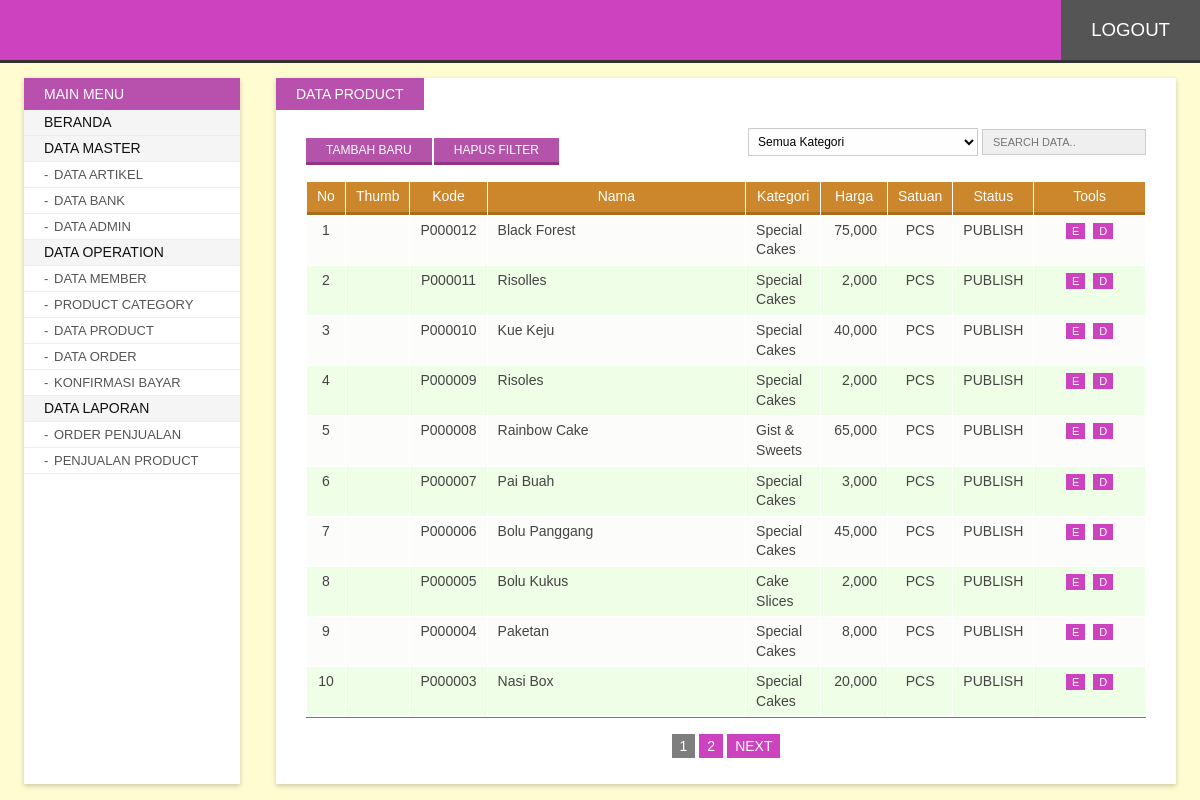
The page /admin/index.php?p=product (signed in) on the database its author committed.
### tables this page shows
CREATE TABLE IF NOT EXISTS `produk` (
  `id` int(10) NOT NULL AUTO_INCREMENT,
  `kategori_id` int(10) DEFAULT NULL,
  `kode` varchar(10) DEFAULT NULL,
  `nama` varchar(250) DEFAULT NULL,
  `keterangan_singkat` tinytext,
  `keterangan_lengkap` text,
  `gambar` varchar(250) DEFAULT NULL,
  `harga` int(10) DEFAULT NULL,
  `diskon` int(10) DEFAULT '0',
  `satuan` varchar(50) DEFAULT '0',
  `createdate` datetime DEFAULT NULL,
  `lastupdate` timestamp NULL DEFAULT CURRENT_TIMESTAMP ON UPDATE CURRENT_TIMESTAMP,
  `status` int(2) DEFAULT '1' COMMENT '1= available, 0 = non aktif',
  PRIMARY KEY (`id`)
);

### admin/content/product.php (the view, shortened to what this page needs)
<?php
	$limit = 10;
	if(isset($_GET['h'])){
		$page = $_GET['h'];
   		$offset = $limit * ($page - 1);
	} else {
		$offset = 0;
		$page = 1;
	}
	$uri = "?p=product";
	$search = "";
	$qryTotal = "SELECT count(*) total FROM produk WHERE 0=0 ".$search." ";
	$resTotal = mysql_query($qryTotal);
	$row = mysql_fetch_array($resTotal, MYSQL_NUM );
	$totalRec = $row[0];
	$pagination = paging($totalRec, $limit, $page, $uri);
	$resQry = "SELECT a.*,
		(SELECT b.nama FROM kategori b WHERE b.id=a.kategori_id) `kategori`
		FROM produk a WHERE 0=0 ".$search."
		ORDER BY id DESC LIMIT ".$offset.",".$limit;
	$results = mysql_query($resQry);
	$countResults = mysql_num_rows($results);
?>
<span class="page-title">Data Product</span>
<div class="inner">
<div class="searchform">
	<form action="index.php" method="get" name="formSearch">
   	  <select class="input" style="padding-right:4px; font-size:12px;" name="kategori_id" onchange="document.formSearch.submit();">
      	<option value="">Semua Kategori</option>
      </select>
      <input type="text" value="<?php echo isset($_GET['s'])?$_GET['s']:'';?>" id="search" name="s" placeholder="Search data..">
    </form>
</div>
<a class="addButton button" href="?p=addProduct" title="Add New Record">Tambah Baru</a>
<a class="addButton button" href="?p=<?php echo $_GET['p'];?>" title="Clear Filter">Hapus Filter</a>
<div class="clr"></div><br>
<table id="listTable" width="100%" cellpadding="5" cellspacing="1">
  <thead>
    <tr>
      <td width="2%">No</td>
       <td width="6%">Thumb</td>
       <td width="9%">Kode</td>
      <td width="36%">Nama</td>
      <td width="9%">Kategori</td>
      <td width="8%">Harga</td>
      <td width="7%" align="center">Satuan</td>
      <td width="8%" align="center">Status</td>
      <td width="15%">Tools</td>
    </tr>
  </thead>
  <tbody>
    <?php
	if($countResults > 0){
		$i = 1;
		while($r = mysql_fetch_array($results)){
	?>
    <tr class="<?php echo ($i%2)==0?'odd':'';?>">
      <td align="center" valign="top"><?php echo $i;?></td>
     <td align="center" valign="top"> <img src="../<?php echo $r['gambar'] ?>" alt=""></td>
      <td align="center" valign="top"><?php echo $r['kode'];?></td>
      <td align="left" valign="top"><?php echo $r['nama'];?></td>
      <td valign="top"><?php echo $r['kategori'];?></td>
      <td align="right" valign="top"><?php echo number_format($r['harga']);?></a></td>
      <td align="center" valign="top"><?php echo $r['satuan'];?></td>
      <td align="center" valign="top"><?php echo $r['status']==1?'PUBLISH':'UNPUBLISH';?></td>
      <td align="center" valign="top">
      	<a class="bTools" href="?p=edProduct&id=<?php echo $r['id'];?>" title="Edit">E</a>
        <a class="bTools" href="?p=delProduct&id=<?php echo $r['id'];?>" onclick="return confirm('Hapus record <?php echo $r['kode'];?> ?');" title="Hapus">D</a> </td>
    </tr>
    <?php $i++; }
	} else  {
    ?>
    <tr>
      <td colspan="9" align="center">Record Not Available</td>
      </tr>
    <?php } ?>
  </tbody>
</table>
<div class="paging clr">
	<?php echo $pagination; ?>
</div>
</div>

### admin/asset/css/style.css (style rules this page uses)
body#bd { font-family:Calibri, Arial, Helvetica, sans-serif; background:#fffcd2; overflow-y:scroll; font-size:14px; color:#333; padding:0; margin:0; }
.button, .button:hover, .button:focus, .animate, .animate:hover, .pagination li a, .pagination li a:hover, .navigation ul li a, .navigation ul li a:hover, .searchform #search, .searchform #search:focus, #listTable tbody tr, #listTable tbody tr:hover { -webkit-transition: all 0.3s ease-in-out; -moz-transition: all 0.3s ease-in-out; -ms-transition: all 0.3s ease-in-out; -o-transition: all 0.3s ease-in-out; transition: all 0.3s ease-in-out; }
.clr { display:block; clear:both; }
a { text-decoration:none; color:#993300; }
.input { border:solid 1px #ccc; background:#FEFEFE; padding:5px 5px; font-size:14px; width:230px; outline:none; font-family:inherit; }
.button { background:#b453aa; color:#fff; font-size:12px; padding:5px 20px; border:none; cursor:pointer; text-transform:uppercase; margin:10px 2px 0 0; border-bottom:solid 3px #923388; }
.addButton { float:left; }
div.contentwrap span.page-title { text-transform:uppercase; background:#b851ad; padding:8px 20px; position:absolute; color:#fff; left:0; top:0; }
div.contentwrap > .inner { margin:0 30px; font-size:14px; padding:50px 0 30px; }
div.searchform { float:right; }
div.searchform #search { border:solid 1px #ccc; background:#efefef; padding:6px 10px; outline:none; font-size:11px; font-family:inherit; text-transform:uppercase; }
#listTable { background:#fff; border-bottom:solid 1px #a96c1d; }
#listTable thead tr td { background:#cc872d; text-align:center; color:#fff; padding:5px 10px; line-height:1.4; position:relative; border-bottom:solid 3px #a96c1d; }
#listTable tbody tr { background:#fcfcfb; }
#listTable tbody tr td { color:#444; padding:5px 10px; line-height:1.4; }
#listTable tbody tr.odd { background:#effee6; }
a.bTools { background:#cd42bf; color:#fff; font-size:11px; padding:2px 6px; margin:0 2px; }

### rows shown on the page
produk: kode "P000012", nama "Black Forest", kategori "Special Cakes", harga "75,000", satuan "PCS", status "PUBLISH"
produk: kode "P000011", nama "Risolles", kategori "Special Cakes", harga "2,000", satuan "PCS", status "PUBLISH"
produk: kode "P000010", nama "Kue Keju", kategori "Special Cakes", harga "40,000", satuan "PCS", status "PUBLISH"
produk: kode "P000009", nama "Risoles", kategori "Special Cakes", harga "2,000", satuan "PCS", status "PUBLISH"
produk: kode "P000008", nama "Rainbow Cake", kategori "Gist & Sweets", harga "65,000", satuan "PCS", status "PUBLISH"
produk: kode "P000007", nama "Pai Buah", kategori "Special Cakes", harga "3,000", satuan "PCS", status "PUBLISH"
produk: kode "P000006", nama "Bolu Panggang", kategori "Special Cakes", harga "45,000", satuan "PCS", status "PUBLISH"
produk: kode "P000005", nama "Bolu Kukus", kategori "Cake Slices", harga "2,000", satuan "PCS", status "PUBLISH"
produk: kode "P000004", nama "Paketan", kategori "Special Cakes", harga "8,000", satuan "PCS", status "PUBLISH"
produk: kode "P000003", nama "Nasi Box", kategori "Special Cakes", harga "20,000", satuan "PCS", status "PUBLISH"
